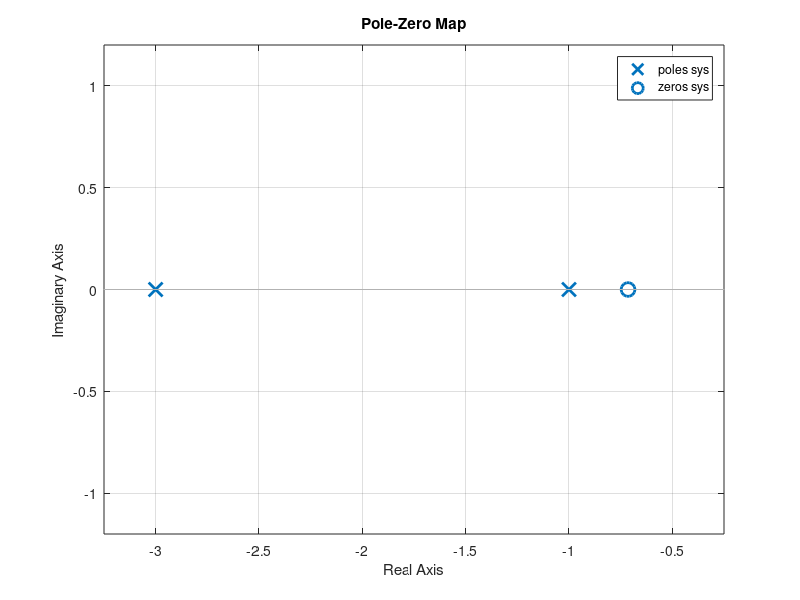

Here is the MATLAB script that generated this plot: (Note: this script raises an error after producing the figure.)
%Q3. Find zeros, poles and gain of given transfer function using tf2zpk()
%function and plot them

% G(s) = 7s+5/s^2+4s+3

clc;
close all;
clear all;
num= [7 5];
den= [1 4 3];
[z,p,k] = tf2zp(num,den);
sys=tf(num,den);
pzmap(sys);
pzmap(p,z);
grid on;
sgrid;